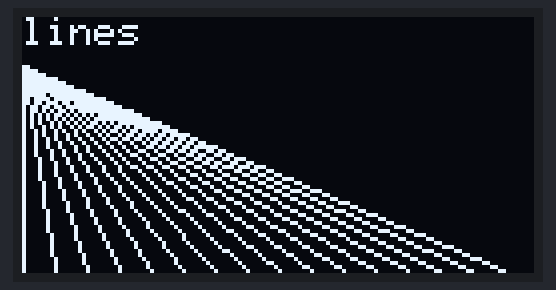
Recording of a sketch running on a simulated Arduino Uno, built with avr-gcc and run on an emulated ATmega328P. Shown: 128×64 one-colour display.

Above: at 0.9 s.
At 1.7 s:
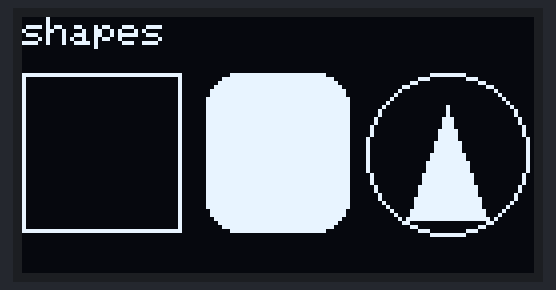
At 3.84 s:
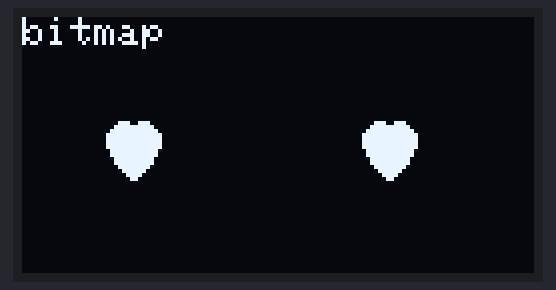
At 5.48 s:
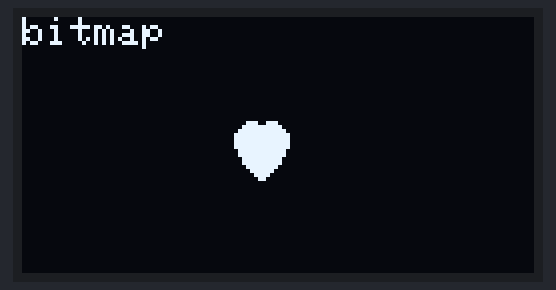
At 11.13 s:
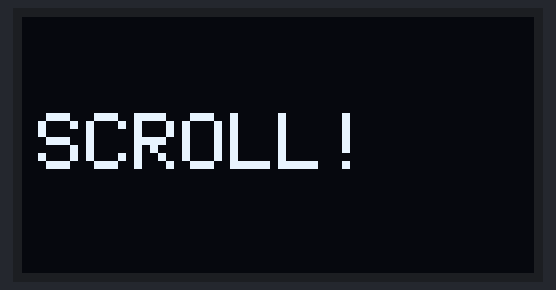
At 14.63 s:
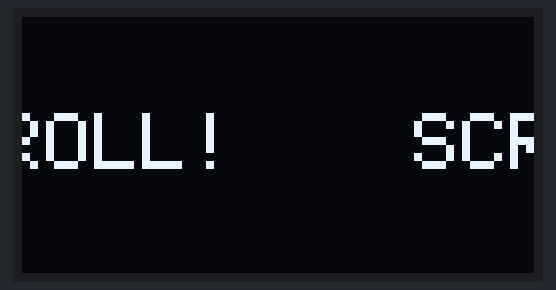

The sketch:

03_graphics_demo.ino
```cpp
/*
 * 03_graphics_demo - 도형 그리기 + 애니메이션 + 스크롤
 *
 * Adafruit_GFX가 제공하는 기본 도형 API와 SSD1306 하드웨어 스크롤을
 * 순서대로 보여준다. 각 데모는 2초씩.
 *
 * 배선은 02_hello_oled와 동일.
 */

#include <Wire.h>
#include <Adafruit_GFX.h>
#include <Adafruit_SSD1306.h>

#define SCREEN_WIDTH 128
#define SCREEN_HEIGHT 64
#define OLED_RESET -1
#define SCREEN_ADDRESS 0x3C

Adafruit_SSD1306 display(SCREEN_WIDTH, SCREEN_HEIGHT, &Wire, OLED_RESET);

// 16x16 하트 비트맵. 1비트가 켜진 픽셀 하나.
static const unsigned char PROGMEM heart_bmp[] = {
  0x0E, 0x70, 0x1F, 0xF8, 0x3F, 0xFC, 0x7F, 0xFE,
  0x7F, 0xFE, 0x7F, 0xFE, 0x7F, 0xFE, 0x3F, 0xFC,
  0x3F, 0xFC, 0x1F, 0xF8, 0x1F, 0xF8, 0x0F, 0xF0,
  0x07, 0xE0, 0x03, 0xC0, 0x01, 0x80, 0x00, 0x00
};

void setup() {
  Serial.begin(9600);

  if (!display.begin(SSD1306_SWITCHCAPVCC, SCREEN_ADDRESS)) {
    Serial.println(F("SSD1306 init failed"));
    for (;;) {
      ;
    }
  }

  display.clearDisplay();
  display.display();
}

void title(const __FlashStringHelper *text) {
  display.setTextSize(1);
  display.setTextColor(SSD1306_WHITE);
  display.setCursor(0, 0);
  display.println(text);
}

void demoLines() {
  display.clearDisplay();
  title(F("lines"));
  for (int16_t x = 0; x < SCREEN_WIDTH; x += 8) {
    display.drawLine(0, 12, x, SCREEN_HEIGHT - 1, SSD1306_WHITE);
    display.display();
    delay(20);
  }
  delay(800);
}

void demoShapes() {
  display.clearDisplay();
  title(F("shapes"));
  display.drawRect(0, 14, 40, 40, SSD1306_WHITE);
  display.fillRoundRect(46, 14, 36, 40, 8, SSD1306_WHITE);
  display.drawCircle(106, 34, 20, SSD1306_WHITE);
  display.fillTriangle(96, 50, 106, 22, 116, 50, SSD1306_INVERSE);
  display.display();
  delay(2000);
}

void demoBitmap() {
  display.clearDisplay();
  title(F("bitmap"));
  for (int8_t i = 0; i < 6; i++) {
    display.fillRect(0, 12, SCREEN_WIDTH, SCREEN_HEIGHT - 12, SSD1306_BLACK);
    // 두근거리듯 좌우로 세 개를 번갈아 표시
    for (uint8_t n = 0; n < 3; n++) {
      if ((i + n) % 2 == 0) {
        display.drawBitmap(20 + n * 32, 26, heart_bmp, 16, 16, SSD1306_WHITE);
      }
    }
    display.display();
    delay(300);
  }
}

void demoBounce() {
  display.clearDisplay();

  int16_t x = 10, y = 30;
  int8_t dx = 3, dy = 2;
  const int8_t r = 6;

  for (uint16_t frame = 0; frame < 120; frame++) {
    display.clearDisplay();
    title(F("bouncing ball"));

    x += dx;
    y += dy;
    if (x - r <= 0 || x + r >= SCREEN_WIDTH - 1) dx = -dx;
    if (y - r <= 12 || y + r >= SCREEN_HEIGHT - 1) dy = -dy;

    display.drawRect(0, 12, SCREEN_WIDTH, SCREEN_HEIGHT - 12, SSD1306_WHITE);
    display.fillCircle(x, y, r, SSD1306_WHITE);
    display.display();
    delay(16);
  }
}

void demoScroll() {
  display.clearDisplay();
  display.setTextSize(2);
  display.setTextColor(SSD1306_WHITE);
  display.setCursor(4, 24);
  display.print(F("SCROLL!"));
  display.display();

  // 하드웨어 스크롤은 패널 컨트롤러가 처리한다.
  // MCU가 프레임을 다시 그리지 않으므로 loop()를 점유하지 않는다.
  display.startscrollright(0x00, 0x0F);
  delay(2000);
  display.stopscroll();

  display.startscrollleft(0x00, 0x0F);
  delay(2000);
  display.stopscroll();

  display.setTextSize(1);
}

void loop() {
  demoLines();
  demoShapes();
  demoBitmap();
  demoBounce();
  demoScroll();
}
```

Measured:
- by itself, everything shown: repeats every 14.9 s, in 157 steps
- what the display in image 0 shows lasts 0.9 s, from 0.8 s to 1.7 s
- what the display in image 1 shows lasts 2.0 s, from 1.7 s to 3.7 s
